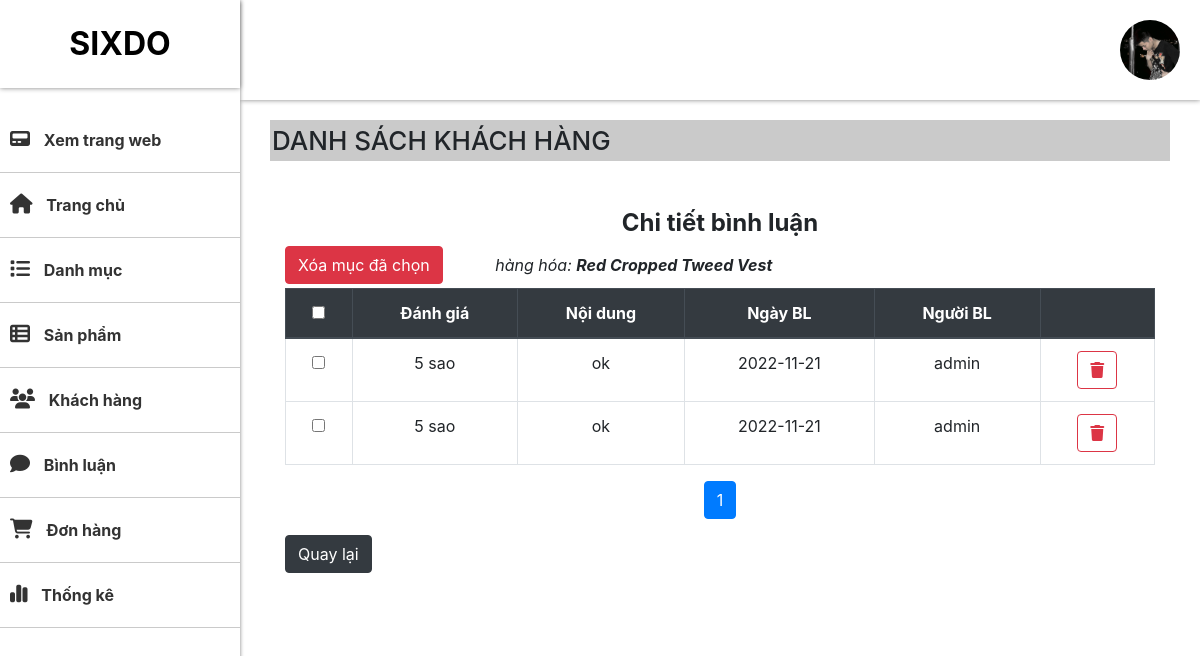
Screenshot of /admin/comment/index.php?Ma_SP=47 (signed in) with the database file from the repository.
### tables this page shows
CREATE TABLE `products` (
  `Ma_SP` int(11) NOT NULL,
  `Ten_SP` text NOT NULL,
  `Price` float NOT NULL,
  `Price_Giam` float NOT NULL,
  `Mota` text NOT NULL,
  `ngay_nhap` date NOT NULL,
  `so_luot_xem` int(15) NOT NULL,
  `ma_loai` int(11) NOT NULL,
  `dac_biet` int(1) NOT NULL
);

CREATE TABLE `comments` (
  `ma_bl` int(11) NOT NULL,
  `noi_dung` text NOT NULL,
  `Ma_SP` int(11) NOT NULL,
  `ngay_bl` date NOT NULL,
  `rating` tinyint(5) NOT NULL,
  `ma_kh` varchar(20) NOT NULL
);

### admin/comment/index.php (called while the page is built, shortened)
<?php
require_once "../../dao/pdo.php";
require_once "../../dao/comment.php";
require "../../global.php";
extract($_REQUEST);
if (exist_param("Ma_SP")) {
    $items = comment_select_by_product($Ma_SP);
} else {
    $items = thong_ke_comment();
    $VIEW_NAME = "list.php";
}
require "../layout.php";

### global.php (called while the page is built, shortened)
<?php
$UPLOAD_URL = "../../upload";

### DAO/pdo.php (called while the page is built, shortened)
<?php
function pdo_get_connection()
{
    $dburl = "mysql:host=localhost;dbname=duan_1;charset=utf8";
    $username = 'root';
    $password = '';
    $conn = new PDO($dburl, $username, $password);
    $conn->setAttribute(PDO::ATTR_ERRMODE, PDO::ERRMODE_EXCEPTION);
    return $conn;
}
function pdo_query($sql)
{
    $sql_args = array_slice(func_get_args(), 1);
    try {
        $conn = pdo_get_connection();
        $stmt = $conn->prepare($sql);
        $stmt->execute($sql_args);
        $rows = $stmt->fetchAll();
        return $rows;
    } catch (PDOException $e) {
        throw $e;
    } finally {
        unset($conn);
    }
}

### DAO/comment.php (called while the page is built, shortened)
<?php
require_once 'pdo.php';
function comment_select_by_product($Ma_SP, $limit = 10)
{
    $begin = ($_SESSION['page'] - 1) * $limit;
    $sql = "SELECT b.*, h.Ten_SP, k.ho_ten, k.Image FROM comments b
    JOIN products h ON h.Ma_SP = b.Ma_SP
    JOIN user k ON k.ma_kh =b.ma_kh WHERE b.Ma_SP=? ORDER BY ma_bl DESC LIMIT $begin,$limit";
    return pdo_query($sql, $Ma_SP);
}

### admin/comment/detail.php (the view, shortened to what this page needs)
<section id="main">
    <div class="main-header">
        <div class="account-img">
            <?php if (isset($_SESSION['user']) && $_SESSION['user']['Image'] != "") { ?>
            <img src=" <?= $UPLOAD_URL . "/users/" . $_SESSION['user']['Image'] ?>" width="30" height="30"
                class="account-image icon" alt="">
            <?php } else { ?>
            <?php }  ?>
        </div>
    </div>
    <div class="content">
        <h1 class="heading">DANH SÁCH KHÁCH HÀNG</h1>
        <div class="container-content">
            <div class="container">
                <div class="page-title">
                    <h4 class="mt-5 font-weight-bold text-center">Chi tiết bình luận</h4>
                </div>
                <div class="box box-primary">
                    <div class="box-body">
                        <form action="?btn_delete_all" method="post" class="table-responsive">
                            <button type="submit" class="btn btn-danger mb-1" id="deleteAll"
                                onclick="return checkDelete()">
                                Xóa mục đã chọn</button> <i class="ml-5">hàng hóa: <b><?= $items[0]['Ten_SP'] ?></b></i>
                            <table width="100%" class="table table-hover table-bordered text-center">
                                <thead class="thead-dark">
                                    <tr>
                                        <th><input type="checkbox" id="select-all"></th>
                                        <th>Đánh giá</th>
                                        <th>Nội dung</th>
                                        <th>Ngày BL</th>
                                        <th>Người BL</th>
                                        <th></th>
                                    </tr>
                                </thead>
                                <tbody>
                                    <?php
                                    foreach ($items as $item) {
                                        extract($item);
                                    ?>
                                    <tr>
                                        <td><input type="checkbox" name="ma_bl[]" value="<?= $ma_bl ?>"></td>
                                        <td><?= $rating ?> sao</td>
                                        <td><?= $noi_dung ?></td>
                                        <td><?= $ngay_bl ?></td>
                                        <td><?= $ma_kh ?></td>
                                        <td class="text-end">
                                            <a href="index.php?btn_delete&ma_bl=<?= $ma_bl ?>&Ma_SP=<?= $Ma_SP ?>"
                                                class="btn btn-outline-danger btn-rounded"
                                                onclick="return checkDelete()"><i class="fas fa-trash"></i></a>
                                        </td>
                                    </tr>
                                    <?php
                                    }
                                    ?>
                                </tbody>
                            </table>
                            <div class="mt-3" width="100%">
                                <ul class="pagination justify-content-center">
                                    <?php for ($i = 1; $i <= $_SESSION['total_page']; $i++) { ?>
                                    <li class="page-item <?= $_SESSION['page'] == $i ? 'active' : '' ?>">
                                        <a class="page-link" href="?ma_hh=<?= $Ma_SP ?>&page=<?= $i ?>"><?= $i ?></a>
                                    </li>
                                    <?php } ?>
                                </ul>
                            </div>
                            <a class="btn btn-dark" href="index.php">Quay lại</a>
                        </form>
                    </div>
                </div>
            </div>
        </div>
    </div>
</section>

### content/styles/admin.css (style rules this page uses)
* { margin: 0; padding: 0; box-sizing: border-box; }
body { font-family: "Lato", sans-serif; }
#main { margin-left: 20%; width: 100%; display: flex; flex-direction: column; gap: 20px; overflow: hidden; }
.main-header { top: 0; right: 0; left: 20%; box-shadow: 0 0 5px gray; height: 100px; padding: 20px; display: flex; justify-content: end; align-items: center; z-index: 1; }
.main-header img { width: 60px; height: 60px; object-fit: cover; border-radius: 100%; }
.content { padding: 0 30px; width: 100%; margin: 0 auto; }
.heading { padding: 5px 2px; font-size: 26px; background-color: rgba(128, 128, 128, 0.421); }

### rows the page displays
products: Ten_SP "Red Cropped Tweed Vest"
comments: rating "5", noi_dung "ok", ngay_bl "2022-11-21", ma_kh "admin"
comments: rating "5", noi_dung "ok", ngay_bl "2022-11-21", ma_kh "admin"
